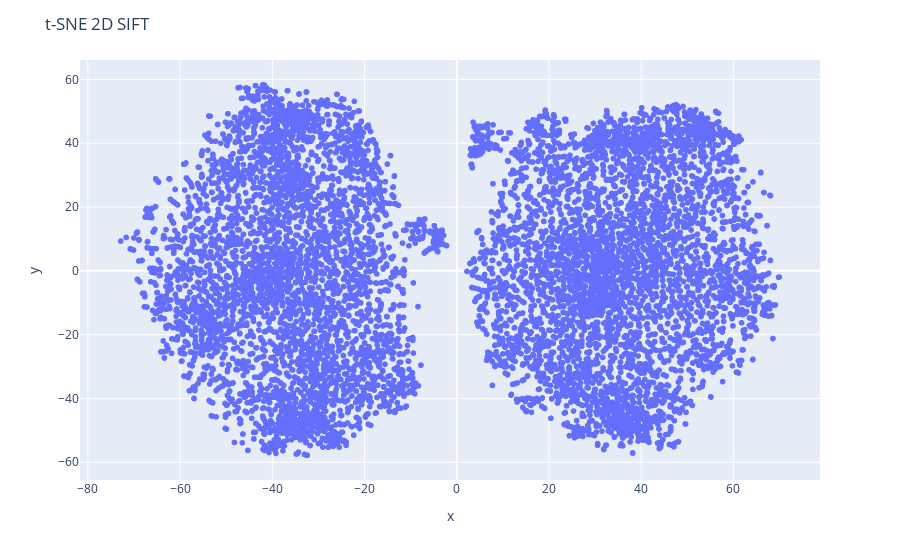

Write notebook code for a chart like this one.
### Code cell
# 2D t-SNE plot
img_path = save_dir / 'sift_t_sne_2d.png'
plot_t_sne_scatter(X_sample, img_path, perplexity=30, title='t-SNE 2D SIFT')

### Figure 1 — Plotly figure (JSON) as saved in the notebook; plotly's stock layout.template omitted (floating-point values rounded to 4 significant figures; data arrays with more than 128 entries replaced by an {"elided": "..."} marker saying what was removed)
{"data": [{"hovertemplate": "x=%{x}<br>y=%{y}<extra></extra>", "legendgroup": "", "marker": {"color": "#636efa", "symbol": "circle"}, "mode": "markers", "name": "", "showlegend": false, "type": "scattergl", "x": {"elided": "10000 float values"}, "xaxis": "x", "y": {"elided": "10000 float values"}, "yaxis": "y"}], "layout": {"legend": {"tracegroupgap": 0}, "margin": {"t": 60}, "title": {"text": "t-SNE 2D SIFT"}, "xaxis": {"anchor": "y", "domain": [0, 1], "title": {"text": "x"}}, "yaxis": {"anchor": "x", "domain": [0, 1], "title": {"text": "y"}}}}
